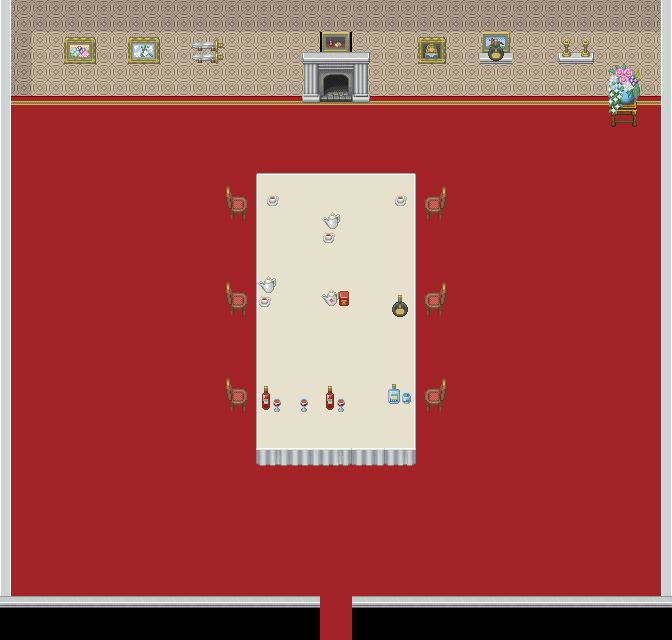

A 2D game scene composited from a Tiled map and its tileset images. What follows is a short description and the map's XML, with each tile layer's data collapsed to a summary:
An orthogonal 21x20 tile map with 32x32 px tiles, 3 tile layers (ベース, 一個上, 一番上).

<map version="1.0" orientation="orthogonal" renderorder="right-down" width="21" height="20" tilewidth="32" tileheight="32" backgroundcolor="#000000" nextobjectid="1">
 <tileset firstgid="1" name="ST-MsionR-I01" tilewidth="32" tileheight="32">
  <image source="ST-MsionR-I01.png" width="256" height="1888" />
 </tileset>
 <layer name="ベース" width="21" height="20">
  <data>[420 cells, 420 non-empty, 13 distinct tile ids]</data>
 </layer>
 <layer name="一個上" width="21" height="20">
  <data>[420 cells, 121 non-empty, 35 distinct tile ids]</data>
 </layer>
 <layer name="一番上" width="21" height="20">
  <data>[420 cells, 33 non-empty, 9 distinct tile ids]</data>
 </layer>
</map>
